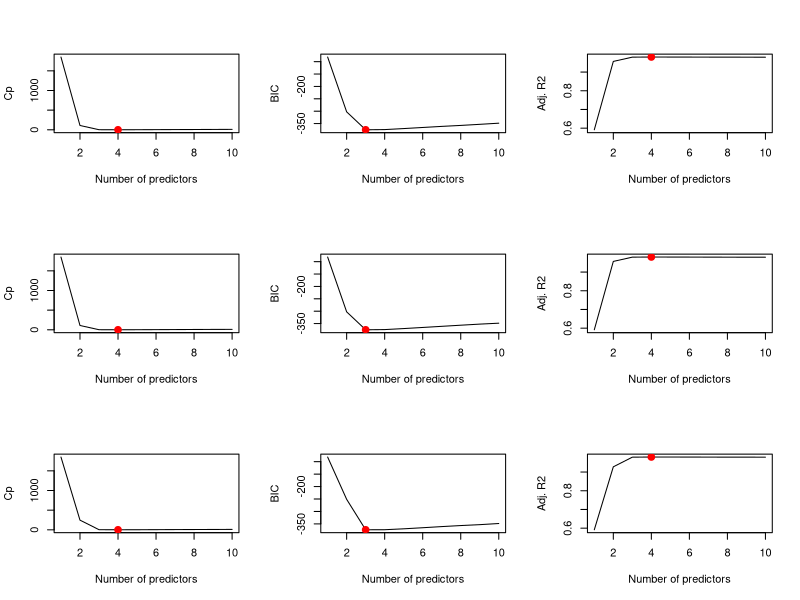

This figure's R source: (Note: this script raises an error after producing the figure.)

# 6.8 Exercises

# Conceptual

# 1a
# In general, best subset selection will give the smallest training RSS.
# For a given number of predictors k, best subset selection method performs exhaustive search over all
# possible combinations of predictors for the one with lowest RSS. 
# Therefore, it guarantees to find the global minimum.
# For forward and backward stepwise selection methods, the search is not exhaustive.
# At each k, it can only add one or remove one predictor from the optimal set found in the previous step.
# There is no guarantee that forward and backward stepwise selection methods will find the global minimum.

# 1b 
# Can't tell for sure, each k-variable model was selected based on training RSS or R^2 which 
# do not tell much about test error.

# 1c
# i   TRUE
# ii  TRUE
# iii FALSE, the two methods may follow different search paths
# iv  FALSE
# v   FALSE, because it performs exhaustive seach for each k, there is no restriction on
#            which predictors to include for each k, ie., each step is independent.



#---------------------
# 2a
# i   INCORRECT: Lasso is less flexible than least squares.
# ii  INCORRECT: reason as above
# iii CORRECT: In lasso all predictors are shrunk toward zero and some of them may be exactly zero.
#              So the model given by lasso is less flexible than least squares.
# iv  INCORRECT: less flexible means more bias and less variance, not the other way around.

# 2b
# Ridge regression is similar to lasso in terms of shrinking all predictors toward zero, 
# and hence producing models that are less flexible 
# than least squares. So the answers are the same as in 2a

# 2c
# Non-linear models are more flexible linear least squares models.
# And more flexible means less bias and more variance.
# i   INCORRECT
# ii  CORRECT
# iii INCORRECT
# iv  INCORRECT


#----------------------
# 3a
# When s = 0, we have the null model with only the intercep. 
# When s increases from 0, the model becomes more and more flexible and fits better and better the training set.
# iv is correct

# 3b
# Due to bias-variance tradeoff, the test RSS (or test MSE) will have a characteristic u shape.
# ii is correct

# 3c
# Variance always increases as model flexibility increases.
# iii is correct

# 3d
# Squared bias always decreases as model flexibility increases.
# iv is correct

# 3e
# Irreducible error cannot be predicted by predictors so remains constant.
# v is correct


#----------------------------
# 4a
# As lambda increases from 0, the model becomes less and less flexible 
# and therefore, the training RSS will increases.
# iii is correct

# 4b
# ii is correct, upward U

# 4c
# Variance always decreases when the model becomes less and less flexible
# iv is correct

# 4d
# Squared bias always increases with decreasing flexibility
# iii is correct

# 4e
# v is correct




# Applied

# 8a
set.seed(1)
x = rnorm(100)
e = rnorm(100)


# 8b
y = 5 + 2*x + 4*x^2 + x^3 + e


# 8c
library(leaps)
data = data.frame(x=x, y=y)

model_sel = list()
coeffi = list()

regfit_best = regsubsets(y ~ x + I(x^2) + I(x^3) + I(x^4) + I(x^5) + I(x^6) + I(x^7) + I(x^8) + I(x^9) + I(x^10),
                            data=data, nvmax=10, method="exhaustive")

# this fit using poly(x, 10) gives very different coefficients, but the same prediction?
# regfit_bestsub = regsubsets(y ~ poly(x, 10), data=data, nvmax=10, method="exhaustive")


(summary_best = summary(regfit_best))
names(summary_best)

# plot Cp, BIC and adjusted R2
par(mfrow=c(3,3))

# Cp
plot(summary_best$cp, xlab="Number of predictors", ylab="Cp", type="l")
(cp_min = which.min(summary_best$cp))  # 4
model_sel[["best_cp"]] = cp_min
points(cp_min, summary_best$cp[cp_min], col="red", cex=2, pch=20)
coeffi[["best_cp"]] = coefficients(regfit_best, cp_min)

# BIC
plot(summary_best$bic, xlab="Number of predictors", ylab="BIC", type="l")
(bic_min = which.min(summary_best$bic))  # 3
model_sel[["best_bic"]] = bic_min
points(bic_min, summary_best$bic[bic_min], col="red", cex=2, pch=20)
coeffi[["best_bic"]] = coefficients(regfit_best, bic_min)

# Adjusted R2
plot(summary_best$adjr2, xlab="Number of predictors", ylab="Adj. R2", type="l")
(adjr2_max = which.max(summary_best$adjr2))  # 4
model_sel[["best_adjr2"]] = adjr2_max
points(adjr2_max, summary_best$adjr2[adjr2_max], col="red", cex=2, pch=20)
coeffi[["best_adjr2"]] = coefficients(regfit_best, adjr2_max)

# Of course we know that the true model is degree-3 polynomial, and BIC gives correct answer.
# Cp and adjusted R2 chose a model with 4 predictors which include also X^5.
# But the coeefficient for X^5 is rather small.


# 8d - forward stepwise selection
set.seed(1)
regfit_fw = regsubsets(y ~ x + I(x^2) + I(x^3) + I(x^4) + I(x^5) + I(x^6) + I(x^7) + I(x^8) + I(x^9) + I(x^10),
                            data=data, nvmax=10, method="forward")

(summary_fw = summary(regfit_fw))

# Cp
plot(summary_fw$cp, xlab="Number of predictors", ylab="Cp", type="l")
(cp_min = which.min(summary_fw$cp))  # 4
model_sel[["fw_cp"]] = cp_min
points(cp_min, summary_fw$cp[cp_min], col="red", cex=2, pch=20)
coeffi[["fw_cp"]] = coefficients(regfit_fw, cp_min)

# BIC
plot(summary_fw$bic, xlab="Number of predictors", ylab="BIC", type="l")
(bic_min = which.min(summary_fw$bic))  # 3
model_sel[["fw_bic"]] = bic_min
points(bic_min, summary_fw$bic[bic_min], col="red", cex=2, pch=20)
coeffi[["fw_bic"]] = coefficients(regfit_fw, bic_min)

# Adjusted R2
plot(summary_fw$adjr2, xlab="Number of predictors", ylab="Adj. R2", type="l")
(adjr2_max = which.max(summary_fw$adjr2))  # 4
model_sel[["fw_adjr2"]] = adjr2_max
points(adjr2_max, summary_fw$adjr2[adjr2_max], col="red", cex=2, pch=20)
coeffi[["fw_adjr2"]] = coefficients(regfit_fw, adjr2_max)


# 8d - backard stepwise selection
set.seed(1)
regfit_bw = regsubsets(y ~ x + I(x^2) + I(x^3) + I(x^4) + I(x^5) + I(x^6) + I(x^7) + I(x^8) + I(x^9) + I(x^10),
                       data=data, nvmax=10, method="backward")

(summary_bw = summary(regfit_bw))

# Cp
plot(summary_bw$cp, xlab="Number of predictors", ylab="Cp", type="l")
(cp_min = which.min(summary_bw$cp))  # 4
model_sel[["bw_cp"]] = cp_min
points(cp_min, summary_bw$cp[cp_min], col="red", cex=2, pch=20)
coeffi[["bw_cp"]] = coefficients(regfit_bw, cp_min)

# BIC
plot(summary_bw$bic, xlab="Number of predictors", ylab="BIC", type="l")
(bic_min = which.min(summary_bw$bic))  # 3
model_sel[["bw_bic"]] = bic_min
points(bic_min, summary_bw$bic[bic_min], col="red", cex=2, pch=20)
coeffi[["bw_bic"]] = coefficients(regfit_bw, bic_min)

# Adjusted R2
plot(summary_bw$adjr2, xlab="Number of predictors", ylab="Adj. R2", type="l")
(adjr2_max = which.max(summary_bw$adjr2))  # 4
model_sel[["bw_adjr2"]] = adjr2_max
points(adjr2_max, summary_bw$adjr2[adjr2_max], col="red", cex=2, pch=20)
coeffi[["bw_adjr2"]] = coefficients(regfit_bw, adjr2_max)

coeffi
# Best subset and forward step wise selection methods give the same answers and include all x, x^2, x^3.
# This makes sense becuase the true model happens to include x, x^2, x^3
# which are in the search order for forward stepwise selection.
# Backward stepwise selection gives differnt models than best subset and forward step-wise.
# In particular they do not include X^3.

# look at the best model in scatter plot
par(mfrow=c(1,1))
test_data = data.frame(x=seq(min(x), max(x), length.out=10), y=numeric(10))
test_x_matrix = model.matrix(as.formula(regfit_best$call[[2]]), test_data)
coefi = coefficients(regfit_best, id=model_sel[["best_bic"]])
pred_bestsub = test_x_matrix[, names(coefi)] %*% coefi
plot(x,y)
lines(test_data$x, pred_bestsub, col="red")


# 8e
x_matrix = model.matrix(y ~ x + I(x^2) + I(x^3) + I(x^4) + I(x^5) + I(x^6) + 
                          I(x^7) + I(x^8) + I(x^9) + I(x^10))[,-1]
library(glmnet)
grid = 10^seq(10, -2, length=100)
lasso.mod = glmnet(x_matrix, y, alpha=1, lambda=grid, standardize=TRUE)
dim(coef(lasso.mod))
